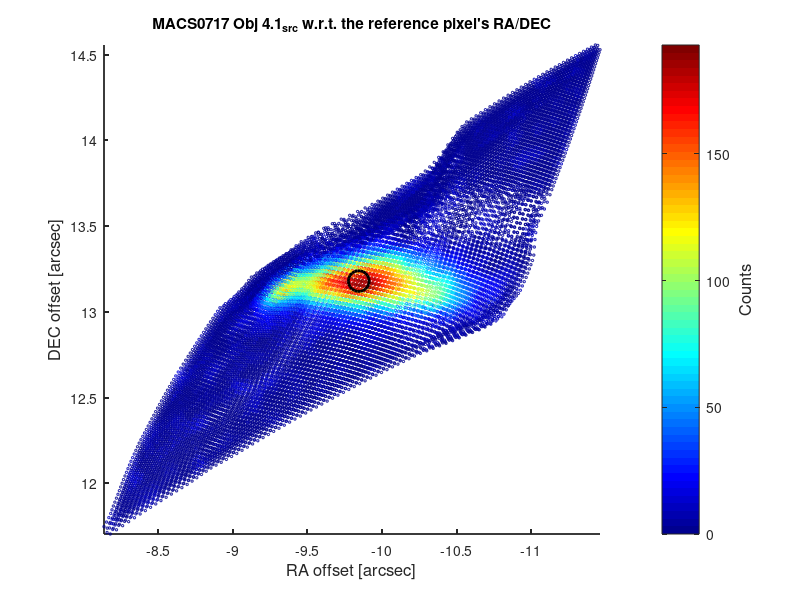
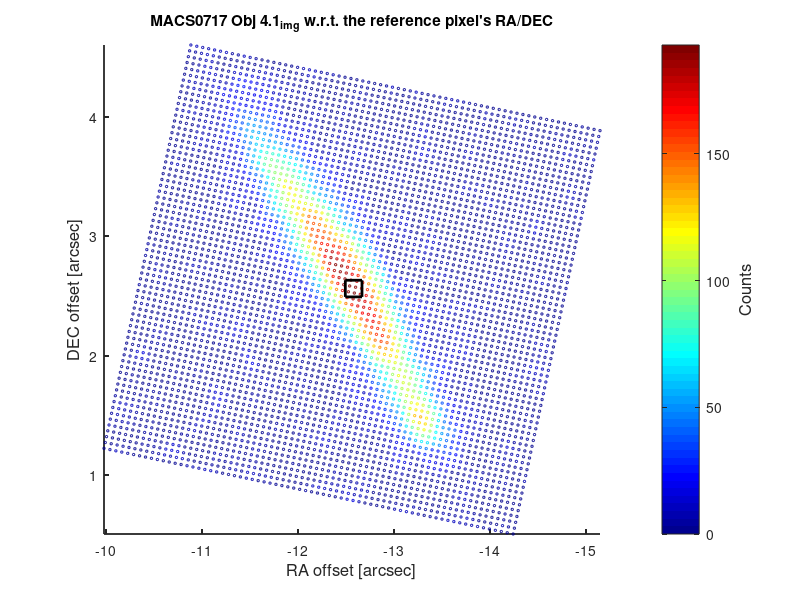
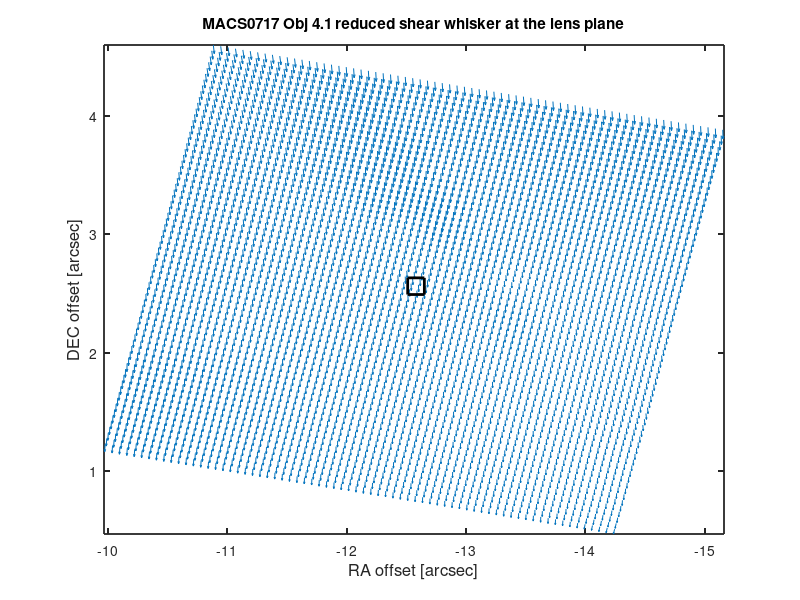

The MATLAB script that drew these images, in order:
% plotting one single remapped images

clear all; clc

% getting results for 4.1_
load 4.1_R_remap.mat
img_ra=(img_ra-ref_ra)*3600.;     % RA in arcsec
img_dec=(img_dec-ref_dec)*3600.;  % DEC in arcsec
img_cnt=img;
src_ra=(reshape(RA4_src,N_img*4,1)-ref_ra)*3600.;     % RA in arcsec
src_dec=(reshape(DEC4_src,N_img*4,1)-ref_dec)*3600.;  % DEC in arcsec
src_cnt=reshape(sb_src,N_img*4,1);
rg1=gamma1_img./(1-kappa_img);
rg2=gamma2_img./(1-kappa_img);
ctr_img_ra=(img_ctr(2,1)-ref_ra)*3600.;
ctr_img_dec=(img_ctr(2,2)-ref_dec)*3600.;
ctr_src_ra=(ctr_ra-ref_ra)*3600.;
ctr_src_dec=(ctr_dec-ref_dec)*3600.;

% color and linewidth schemes
lab_fontsize =12; axes_fontsize =10;
color = {'y','r','m','g','c','k','b'};
solid = {'-b','-r','-m','-g','-c','-k','-y'};
dot = {':b',':r',':m',':g',':c',':k'};
dash = {'--b','--r','--m','--g','--c','--k'};
lw1=2.5; lw2=1.7; lw3=0.8;

%% the remapped images in src plane
figure(1)  
scatter(src_ra,src_dec,3,src_cnt)
colormap('jet');
hold on
plot(ctr_src_ra,ctr_src_dec,'ko','MarkerSize',15,'LineWidth',2)
hold off

xlabel('RA offset [arcsec]','FontSize',lab_fontsize);
ylabel('DEC offset [arcsec]','FontSize',lab_fontsize);
title('MACS0717 Obj 4.1_{src} w.r.t. the reference pixel''s RA/DEC')
set(gca,'FontSize',axes_fontsize,'LineWidth',1.3,'XDir','Reverse'); 
ax = gca;
hbar = colorbar('EastOutside');
axes(hbar);
ylabel('Counts','FontSize',lab_fontsize);
set(gca,'FontSize',axes_fontsize);
axes(ax);
axis tight
set(gcf, 'PaperUnits','inches');
set(gcf, 'PaperPosition',[ 0 0 8 6]);
print -dpsc2 4.1_R_src.ps;


%% the original HST images in lens plane
figure(2)  
scatter(img_ra,img_dec,3,img_cnt)
colormap('jet');
hold on
plot(ctr_img_ra,ctr_img_dec,'ks','MarkerSize',12,'LineWidth',2)
hold off

xlabel('RA offset [arcsec]','FontSize',lab_fontsize);
ylabel('DEC offset [arcsec]','FontSize',lab_fontsize);
title('MACS0717 Obj 4.1_{img} w.r.t. the reference pixel''s RA/DEC')
set(gca,'FontSize',axes_fontsize,'LineWidth',1.3,'XDir','Reverse'); 
ax = gca;
hbar = colorbar('EastOutside');
axes(hbar);
ylabel('Counts','FontSize',lab_fontsize);
set(gca,'FontSize',axes_fontsize);
axes(ax);
axis tight
set(gcf, 'PaperUnits','inches');
set(gcf, 'PaperPosition',[ 0 0 8 6]);
print -dpsc2 4.1_R_img.ps;


%% plotting the reduced shear vector map   ->  this should go into _single.m later
figure(3)
quiver(img_ra,img_dec,rg1,rg2)
hold on
plot(ctr_img_ra,ctr_img_dec,'ks','MarkerSize',12,'LineWidth',2)
hold off

xlabel('RA offset [arcsec]','FontSize',lab_fontsize);
ylabel('DEC offset [arcsec]','FontSize',lab_fontsize);
title('MACS0717 Obj 4.1_ reduced shear whisker at the lens plane')
set(gca,'FontSize',axes_fontsize,'LineWidth',1.3,'XDir','Reverse'); 
axis tight
set(gcf, 'PaperUnits','inches');
set(gcf, 'PaperPosition',[ 0 0 8 6]);
print -dpsc2 4.1_rgvec.ps;
